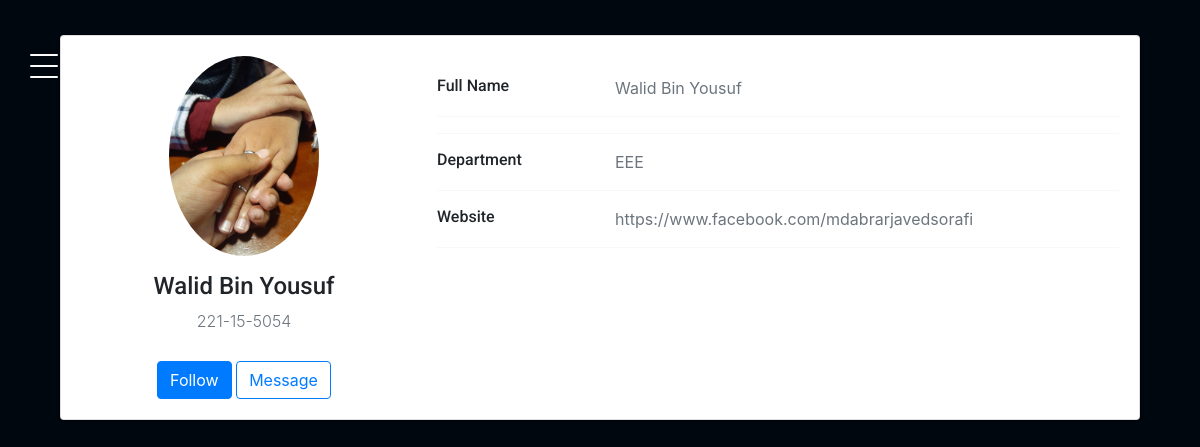
Screenshot of /view_profile/221-15-5054 (signed in) with the database file from the repository.
### authentication/models.py (models this page shows)
class Student(AbstractBaseUser, PermissionsMixin):
    student_id = models.CharField(max_length=50, unique=True)
    profile_pic=models.ImageField(upload_to='profile_pic/',null=True,blank=True)
    name = models.CharField(max_length=150, blank=True)
    email = models.EmailField(max_length=254, blank=True)
    dept = models.CharField(max_length=50, blank=True)
    phone_number=models.CharField(max_length=50,blank=True)
    website=models.CharField(max_length=200,null=True,blank=True)
    is_active = models.BooleanField(default=True)
    is_admin = models.BooleanField(default=False)
    is_staff = models.BooleanField(default=False)
    groups = None
    user_permissions = None
    objects = MyUserManager()
    USERNAME_FIELD = "student_id"
    REQUIRED_FIELDS = []  # List additional required fields here, if any
    def __str__(self):
        return self.student_id

### authentication/views.py (the view)
# urls.py: path("view_profile/<str:boom>", views.view_profile, name="view_profile"),
@login_required
def view_profile(request, boom):
    user = Student.objects.get(student_id=boom)
    return render(request, "authentication/view_profile.html", {"user": user})

### templates/authentication/view_profile.html (shortened to what this page needs)
{% extends "sidebar/main.html" %}
{% load static %}
{% block content %}
<!DOCTYPE html>
<html lang="en">
<head>
    <link href="https://cdn.jsdelivr.net/npm/bootstrap@4.4.1/dist/css/bootstrap.min.css" rel="stylesheet">
</head>
<body>
<div class="container">
    <div class="main-body">
        <div class="card">
            <div class="card-body">
                <div class="row">
                    <div class="col-md-4 text-center">
                        <img src="{% if user.profile_pic %}{{user.profile_pic.url}}{% else %}https://gimgs2.nohat.cc/thumb/f/640/male-face-icon-default-profile-image--c3f2c592f9.jpg{% endif %}" alt="Admin" class="rounded-circle profile-img" width="150">
                        <h4>{{user.name}}</h4>
                        <p class="text-secondary mb-1">{{user}}</p><br>
                        {% if request.user.id != user.id %}
                        <button class="btn btn-primary">Follow</button>
                        <button class="btn btn-outline-primary">Message</button>
                        {% endif %}
                    </div>
                    <div class="col-md-8">
                        <div class="profile-details">
                            <div class="row">
                                <div class="col-sm-3">
                                    <h6 class="mb-0">Full Name</h6>
                                </div>
                                <div class="col-sm-9 text-secondary">{{user.name}}</div>
                            </div>
                            <hr>
                            <hr>
                            <div class="row">
                                <div class="col-sm-3">
                                    <h6 class="mb-0">Department</h6>
                                </div>
                                <div class="col-sm-9 text-secondary">{{user.dept}}</div>
                            </div>
                            <hr>
                            <div class="row">
                                <div class="col-sm-3">
                                    <h6 class="mb-0">Website</h6>
                                </div>
                                <div class="col-sm-9 text-secondary">{{user.website}}</div>
                            </div>
                            <hr>
                        </div>
                    </div>
                </div>
            </div>
        </div>
    </div>
</div>
</body>
</html>
{% endblock content %}

### static/css/style.css (style rules this page uses)
body { font-family: "Roboto", -apple-system, BlinkMacSystemFont, "Segoe UI", Roboto, "Helvetica Neue", Arial, "Noto Sans", sans-serif, "Apple Color Emoji", "Segoe UI Emoji", "Segoe UI Symbol", "Noto Color Emoji"; background-color: #fcfcfc; }
p { color: #b3b3b3; font-weight: 300; }
h1, h2, h3, h4, h5, h6, .h1, .h2, .h3, .h4, .h5, .h6 { font-family: "Roboto", -apple-system, BlinkMacSystemFont, "Segoe UI", Roboto, "Helvetica Neue", Arial, "Noto Sans", sans-serif, "Apple Color Emoji", "Segoe UI Emoji", "Segoe UI Symbol", "Noto Color Emoji"; }
body { position: relative; }
body:before { position: absolute; content: ""; z-index: 1; top: 0; left: 0; right: 0; bottom: 0; background-color: rgba(0, 0, 0, 0.5); opacity: 0; visibility: hidden; -webkit-transition: 0.3s all ease-in-out; -o-transition: 0.3s all ease-in-out; transition: 0.3s all ease-in-out; }

### templates/authentication/view_profile.html (style rules this page uses)
body { background-image: url("https://wallpapercave.com/wp/wp10981140.jpg"); margin-top: 20px; color: #1a202c; text-align: left; background-color: rgb(1, 7, 15); }
.main-body { padding: 15px; }
.card, .modal-content { box-shadow: 0 1px 3px 0 rgba(0,0,0,.1), 0 1px 2px 0 rgba(0,0,0,.06); border-radius: .25rem; }
.profile-img { margin-bottom: 1rem; }
.profile-details { margin-top: 20px; }

### rows the page displays
Student: profile_pic (picture), name "Walid Bin Yousuf", student "221-15-5054", dept "EEE", website "https://www.facebook.com/mdabrarjavedsorafi"
